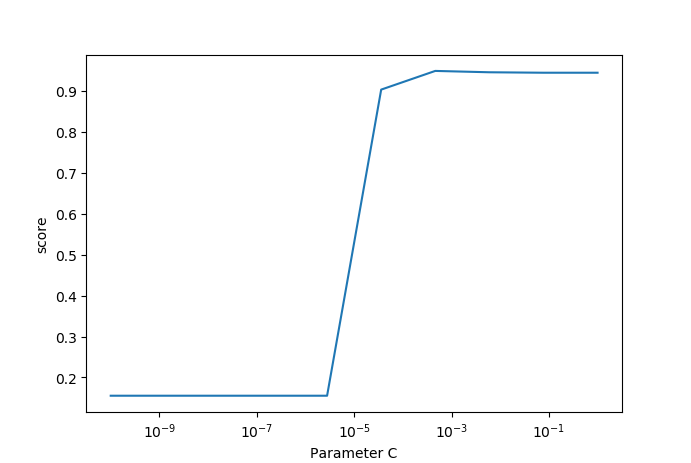

Source code (Python):
import numpy as np
from sklearn.model_selection import cross_val_score
from sklearn import datasets, svm
import matplotlib.pyplot as plt
digits = datasets.load_digits()
X,Y = digits.data, digits.target
svc = svm.SVC(kernel='linear')
C_s = np.logspace(-10,0,10)
scores = []
for C in C_s:
    svc.C = C
    this_scores = cross_val_score(svc, X, Y)
    scores.append(np.mean(this_scores))
plt.semilogx(C_s, scores)
plt.ylabel('score')
plt.xlabel('Parameter C')
plt.show()
